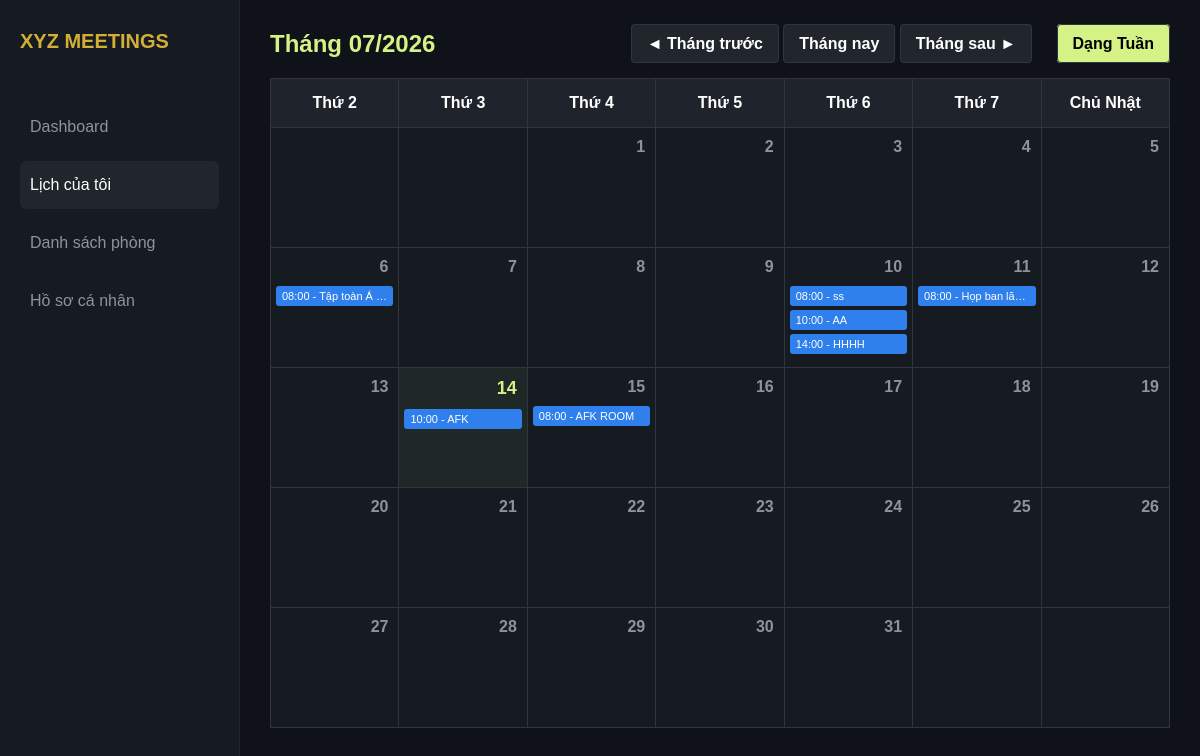
The page /month.php (signed in) on the database its author committed.
### tables this page shows
CREATE TABLE `meetings` (
  `id` int(11) NOT NULL,
  `title` varchar(255) NOT NULL,
  `room_id` int(11) DEFAULT NULL,
  `created_by` int(11) DEFAULT NULL,
  `start_time` datetime NOT NULL,
  `end_time` datetime NOT NULL
);

### month.php (the view, shortened to what this page needs)
<?php
include 'db.php';
$ym = isset($_GET['ym']) ? $_GET['ym'] : date('Y-m');
$timestamp = strtotime($ym . '-01');
$prev_month = date('Y-m', strtotime('-1 month', $timestamp));
$next_month = date('Y-m', strtotime('+1 month', $timestamp));
$month_title = date('m/Y', $timestamp);
$sql = "SELECT id, title, start_time, room_id FROM meetings WHERE DATE_FORMAT(start_time, '%Y-%m') = :ym ORDER BY start_time ASC";
$stmt = $conn->prepare($sql);
$stmt->execute(['ym' => $ym]);
$meetings = $stmt->fetchAll(PDO::FETCH_ASSOC);
$events = [];
foreach($meetings as $m) {
    $date = date('Y-m-d', strtotime($m['start_time']));
    $events[$date][] = $m;
}
$day_count = date('t', $timestamp);
$str = date('N', $timestamp);
$weeks = [];
$week = '';
$week .= str_repeat('<td></td>', $str - 1);
for ($day = 1; $day <= $day_count; $day++, $str++) {
    $date_format = $ym . '-' . sprintf('%02d', $day);
    $today_class = ($date_format == date('Y-m-d')) ? 'today' : '';
    $cell = "<td class='$today_class'><div class='date-num'>$day</div>";
    if (isset($events[$date_format])) {
        foreach ($events[$date_format] as $e) {
            $css_class = ($e['room_id'] == 2) ? 'event dept' : 'event';
            $time = date('H:i', strtotime($e['start_time']));
            $cell .= "<div class='$css_class' title='{$e['title']}'>$time - {$e['title']}</div>";
        }
    }
    $cell .= "</td>";
    $week .= $cell;
    if ($str % 7 == 0 || $day == $day_count) {
        if ($day == $day_count) $week .= str_repeat('<td></td>', 7 - ($str % 7));
        $weeks[] = "<tr>$week</tr>";
        $week = '';
    }
}
?>
<!DOCTYPE html>
<html lang="vi">
<head>
</head>
<body>
    <div class="sidebar">
        <div class="logo">XYZ MEETINGS</div>
        <a href="dashboard.php" class="menu-item">Dashboard</a>
        <a href="index.php" class="menu-item active">Lịch của tôi</a>
        <a href="rooms.php" class="menu-item">Danh sách phòng</a>
        <a href="profile.php" class="menu-item">Hồ sơ cá nhân</a>
    </div>
    <div class="main-content">
        <div class="top-bar">
            <div class="month-title">Tháng <?php echo $month_title; ?></div>
            <div>
                <a href="?ym=<?php echo $prev_month; ?>" class="btn-nav">◄ Tháng trước</a>
                <a href="?ym=<?php echo date('Y-m'); ?>" class="btn-nav">Tháng nay</a>
                <a href="?ym=<?php echo $next_month; ?>" class="btn-nav">Tháng sau ►</a>
                <a href="index.php" class="btn-nav" style="background-color: #d4f285; color: black; margin-left: 20px;">Dạng Tuần</a>
            </div>
        </div>
        <table class="calendar-table">
            <thead>
                <tr><th>Thứ 2</th><th>Thứ 3</th><th>Thứ 4</th><th>Thứ 5</th><th>Thứ 6</th><th>Thứ 7</th><th>Chủ Nhật</th></tr>
            </thead>
            <tbody>
                <?php foreach ($weeks as $w) echo $w; ?>
            </tbody>
        </table>
    </div>
</body>
</html>

### month.php (style rules this page uses)
* { box-sizing: border-box; margin: 0; padding: 0; font-family: Arial, sans-serif; }
body { background-color: #0f1319; color: #ffffff; display: flex; height: 100vh; }
.sidebar { width: 240px; background-color: #161b22; padding: 30px 20px; border-right: 1px solid #21262d; }
.logo { color: #d4af37; font-size: 20px; font-weight: bold; margin-bottom: 50px; }
.menu-item { padding: 15px 10px; color: #8b949e; text-decoration: none; display: block; border-radius: 6px; margin-bottom: 10px; }
.menu-item.active { color: #ffffff; background-color: #21262d; }
.main-content { flex: 1; display: flex; flex-direction: column; padding: 30px; overflow-y: auto; }
.top-bar { display: flex; justify-content: space-between; align-items: center; margin-bottom: 20px; }
.btn-nav { padding: 10px 15px; border-radius: 4px; font-weight: bold; background-color: #21262d; color: white; border: 1px solid #30363d; text-decoration: none; }
.month-title { font-size: 24px; color: #d4f285; font-weight: bold; }
.calendar-table { width: 100%; border-collapse: collapse; background-color: #161b22; table-layout: fixed; }
.calendar-table th { background-color: #1f242c; padding: 15px; border: 1px solid #30363d; }
.calendar-table td { border: 1px solid #30363d; height: 120px; vertical-align: top; padding: 5px; }
.calendar-table td.today { background-color: rgba(212, 242, 133, 0.05); }
.date-num { font-weight: bold; color: #8b949e; text-align: right; padding: 5px; margin-bottom: 5px; }
.today .date-num { color: #d4f285; font-size: 18px; }
.event { background-color: #2f80ed; color: white; padding: 4px 6px; border-radius: 3px; font-size: 11px; margin-bottom: 4px; white-space: nowrap; overflow: hidden; text-overflow: ellipsis; }

### rows shown on the page
meetings: start_time "08:00", title "Tập toàn Á…"
meetings: start_time "08:00", title "ss"
meetings: start_time "10:00", title "AA"
meetings: start_time "14:00", title "HHHH"
meetings: start_time "08:00", title "Họp ban lã…"
meetings: start_time "10:00", title "AFK"
meetings: start_time "08:00", title "AFK ROOM"

### other values the page prints
$month_title "07/2026"
